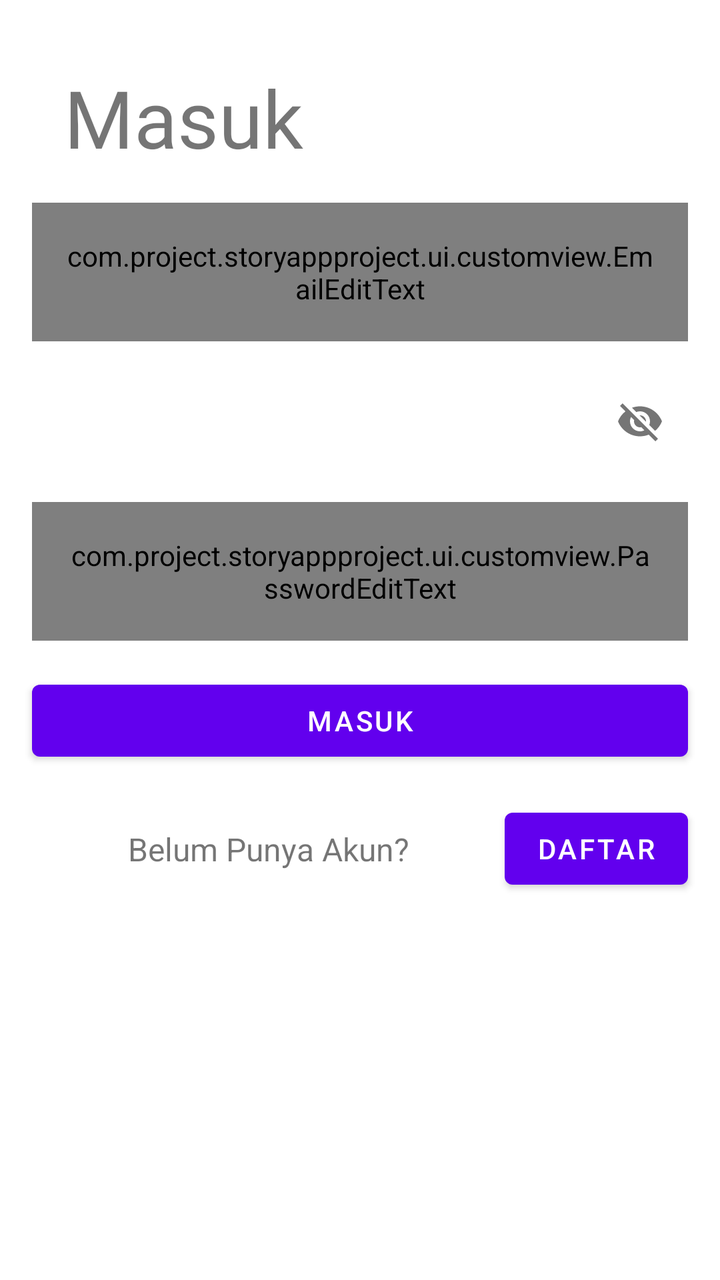
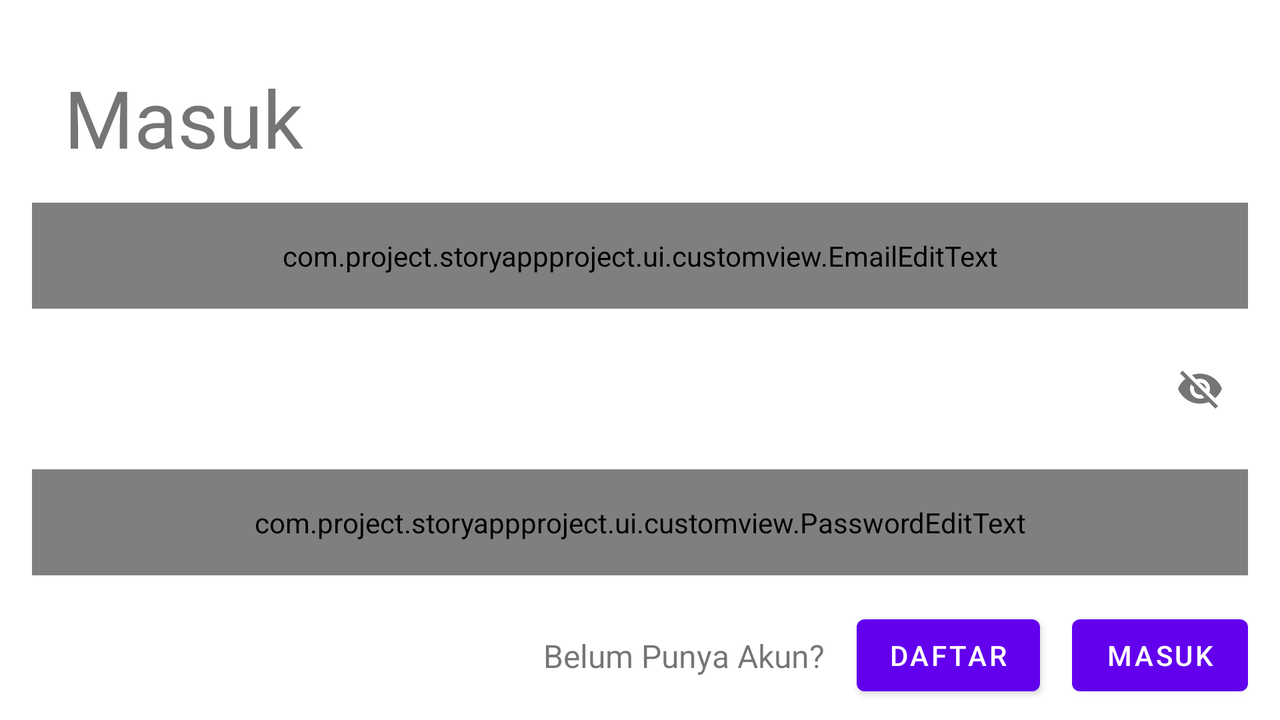

Two renders of one Android screen. The first uses the default layout on a phone; the second uses the alternative layout the repository ships for a different screen configuration, on a matching device. The two XML files are below.
<!-- AndroidManifest.xml: application theme Theme.StoryAppProject -->
<!-- res/layout/layout_login.xml -->
<?xml version="1.0" encoding="utf-8"?>
<androidx.constraintlayout.widget.ConstraintLayout xmlns:android="http://schemas.android.com/apk/res/android"
    xmlns:app="http://schemas.android.com/apk/res-auto"
    xmlns:tools="http://schemas.android.com/tools"
    android:id="@+id/main"
    android:layout_width="match_parent"
    android:layout_height="match_parent"
    tools:context=".ui.auth.LoginActivity">

    <TextView
        android:id="@+id/Titletv"
        android:layout_width="wrap_content"
        android:layout_height="wrap_content"
        android:layout_margin="32dp"
        android:fontFamily="@font/patua_one"
        android:text="@string/signin"
        android:textSize="40sp"
        app:layout_constraintStart_toStartOf="parent"
        app:layout_constraintTop_toTopOf="parent" />

    <com.google.android.material.textfield.TextInputLayout
        android:id="@id/emailEtLayout"
        android:layout_width="0dp"
        android:layout_height="wrap_content"
        android:layout_marginTop="10dp"
        android:layout_margin="16dp"
        app:layout_constraintEnd_toEndOf="parent"
        app:layout_constraintStart_toStartOf="parent"
        app:layout_constraintTop_toBottomOf="@+id/Titletv">

        <com.project.storyappproject.ui.customview.EmailEditText
            android:id="@+id/emailEt"
            style="@style/Widget.MaterialComponents.TextInputEditText.OutlinedBox"
            android:layout_width="match_parent"
            android:layout_height="wrap_content"
            android:hint="@string/email"
            android:inputType="textEmailAddress"/>
    </com.google.android.material.textfield.TextInputLayout>

    <com.google.android.material.textfield.TextInputLayout
        android:id="@+id/passEtLayout"
        android:layout_width="0dp"
        android:layout_height="wrap_content"
        android:layout_margin="16dp"
        app:layout_constraintEnd_toEndOf="parent"
        app:layout_constraintStart_toStartOf="parent"
        app:passwordToggleEnabled="true"
        app:errorEnabled="true"
        app:layout_constraintTop_toBottomOf="@+id/emailEtLayout">

        <com.project.storyappproject.ui.customview.PasswordEditText
            android:id="@+id/passEt"
            style="@style/Widget.MaterialComponents.TextInputEditText.OutlinedBox"
            android:layout_width="match_parent"
            android:layout_height="wrap_content"
            android:hint="@string/password"
            android:inputType="textPassword"/>
    </com.google.android.material.textfield.TextInputLayout>

    <Button
        android:id="@+id/loginButton"
        android:layout_width="match_parent"
        android:layout_height="wrap_content"
        android:layout_margin="16dp"
        android:text="@string/signin"
        app:layout_constraintEnd_toEndOf="parent"
        app:layout_constraintStart_toStartOf="parent"
        app:layout_constraintTop_toBottomOf="@+id/passEtLayout" />

    <TextView
        android:id="@+id/regsiterTeksTv"
        android:layout_width="wrap_content"
        android:layout_height="wrap_content"
        android:layout_marginStart="16dp"
        android:text="@string/daftarText"
        android:textSize="16sp"
        app:layout_constraintBottom_toBottomOf="@+id/buttonToRegister"
        app:layout_constraintEnd_toStartOf="@+id/buttonToRegister"
        app:layout_constraintStart_toStartOf="parent"
        app:layout_constraintTop_toTopOf="@+id/buttonToRegister" />

    <Button
        android:id="@+id/buttonToRegister"
        android:layout_width="wrap_content"
        android:layout_height="wrap_content"
        android:layout_marginTop="20dp"
        android:layout_margin="16dp"
        android:text="@string/signup"
        app:layout_constraintEnd_toEndOf="parent"
        app:layout_constraintTop_toBottomOf="@+id/loginButton" />

</androidx.constraintlayout.widget.ConstraintLayout>
<!-- resources referenced by this layout -->
<resources>
  <string name="daftarText">Belum Punya Akun?</string>
  <string name="email">Email</string>
  <string name="password">Kata Sandi</string>
  <string name="signin">Masuk</string>
  <string name="signup">Daftar</string>
  <style name="Theme.StoryAppProject" parent="Theme.MaterialComponents.Light.NoActionBar">
          
          <item name="colorPrimary">@color/colorPrimary</item>
          <item name="colorPrimaryDark">@color/colorPrimaryDark</item>
          <item name="colorAccent">@color/colorAccent</item>
      </style>
</resources>
<!-- res/layout-land/layout_login.xml (the repository's variant of the layout above) -->
<!-- drawn on the phone turned sideways -->
<?xml version="1.0" encoding="utf-8"?>
<androidx.constraintlayout.widget.ConstraintLayout xmlns:android="http://schemas.android.com/apk/res/android"
    xmlns:app="http://schemas.android.com/apk/res-auto"
    xmlns:tools="http://schemas.android.com/tools"
    android:id="@+id/main"
    android:layout_width="match_parent"
    android:layout_height="match_parent"
    tools:context=".ui.auth.LoginActivity">

    <TextView
        android:id="@+id/Titletv"
        android:layout_width="wrap_content"
        android:layout_height="wrap_content"
        android:layout_margin="32dp"
        android:fontFamily="@font/patua_one"
        android:text="@string/signin"
        android:textSize="40sp"
        app:layout_constraintStart_toStartOf="parent"
        app:layout_constraintTop_toTopOf="parent" />

    <com.google.android.material.textfield.TextInputLayout
        android:id="@id/emailEtLayout"
        android:layout_width="0dp"
        android:layout_height="wrap_content"
        android:layout_margin="16dp"
        android:layout_marginTop="10dp"
        app:layout_constraintEnd_toEndOf="parent"
        app:layout_constraintStart_toStartOf="parent"
        app:layout_constraintTop_toBottomOf="@+id/Titletv">

        <com.project.storyappproject.ui.customview.EmailEditText
            android:id="@+id/emailEt"
            style="@style/Widget.MaterialComponents.TextInputEditText.OutlinedBox"
            android:layout_width="match_parent"
            android:layout_height="wrap_content"
            android:hint="@string/email"
            android:inputType="textEmailAddress" />
    </com.google.android.material.textfield.TextInputLayout>

    <com.google.android.material.textfield.TextInputLayout
        android:id="@+id/passEtLayout"
        android:layout_width="0dp"
        android:layout_height="wrap_content"
        android:layout_margin="16dp"
        app:errorEnabled="true"
        app:layout_constraintEnd_toEndOf="parent"
        app:layout_constraintStart_toStartOf="parent"
        app:layout_constraintTop_toBottomOf="@+id/emailEtLayout"
        app:passwordToggleEnabled="true">

        <com.project.storyappproject.ui.customview.PasswordEditText
            android:id="@+id/passEt"
            style="@style/Widget.MaterialComponents.TextInputEditText.OutlinedBox"
            android:layout_width="match_parent"
            android:layout_height="wrap_content"
            android:hint="@string/password"
            android:inputType="textPassword" />
    </com.google.android.material.textfield.TextInputLayout>

    <Button
        android:id="@+id/loginButton"
        android:layout_width="wrap_content"
        android:layout_height="wrap_content"
        android:layout_margin="16dp"
        android:text="@string/signin"
        app:layout_constraintEnd_toEndOf="parent"
        app:layout_constraintTop_toBottomOf="@+id/passEtLayout" />

    <TextView
        android:id="@+id/regsiterTeksTv"
        android:layout_width="wrap_content"
        android:layout_height="wrap_content"
        android:layout_marginEnd="16dp"
        android:text="@string/daftarText"
        android:textSize="16sp"
        app:layout_constraintBottom_toBottomOf="@+id/buttonToRegister"
        app:layout_constraintEnd_toStartOf="@+id/buttonToRegister"
        app:layout_constraintTop_toTopOf="@+id/buttonToRegister" />

    <Button
        android:id="@+id/buttonToRegister"
        android:layout_width="wrap_content"
        android:layout_height="wrap_content"
        android:layout_margin="16dp"
        android:text="@string/signup"
        app:layout_constraintEnd_toStartOf="@+id/loginButton"
        app:layout_constraintTop_toBottomOf="@+id/passEtLayout" />

</androidx.constraintlayout.widget.ConstraintLayout>
